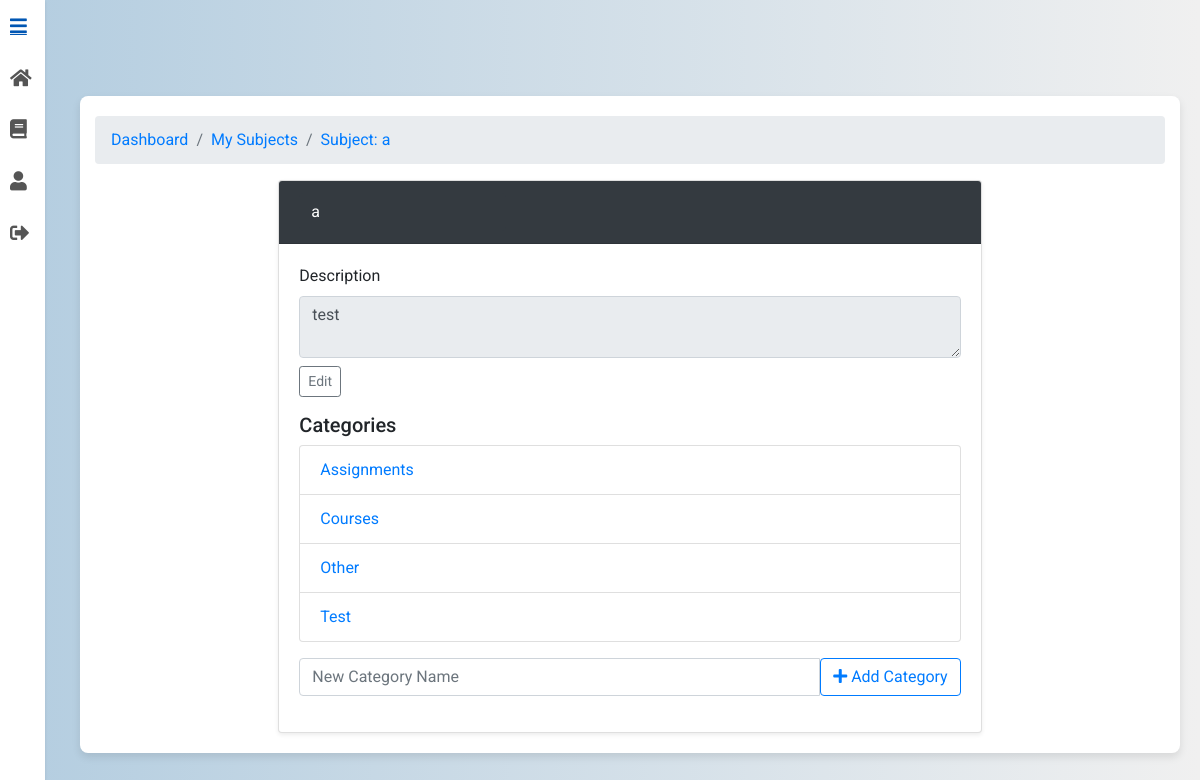
Page /subjects/subject/36/ (signed in) on the earlier database version.
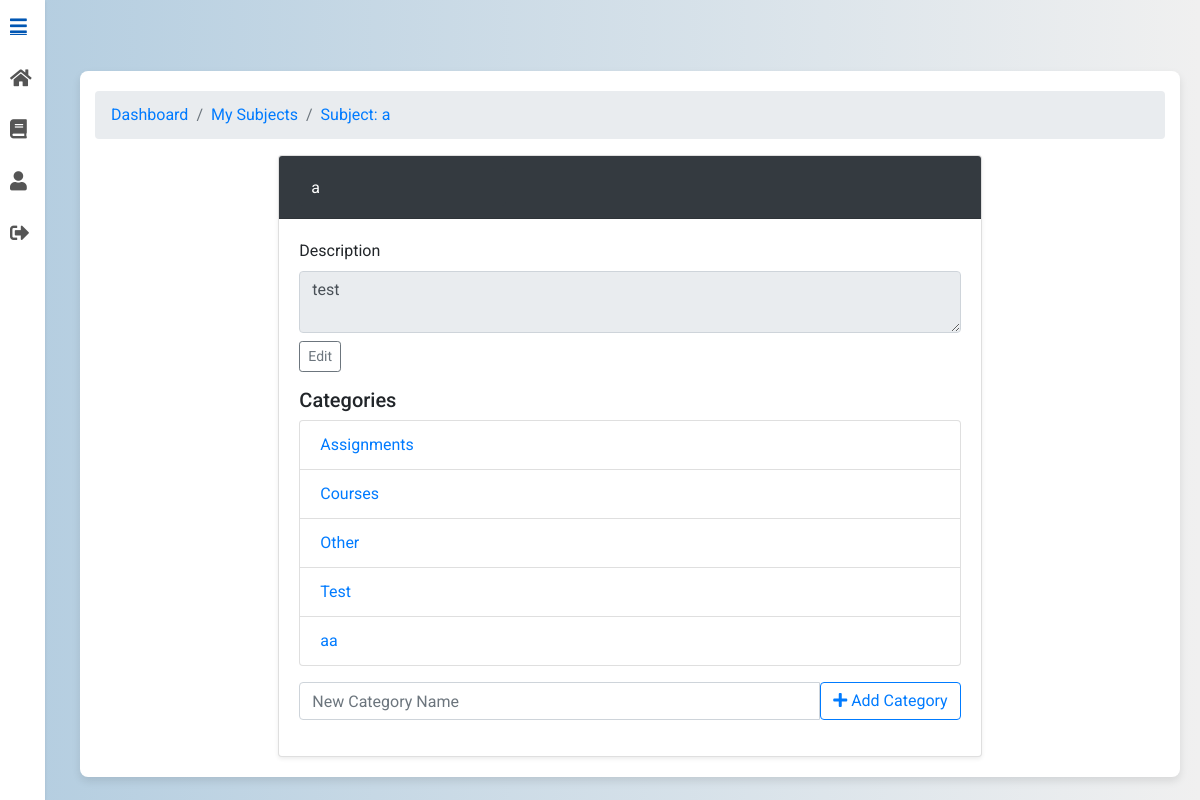
Same page on the later database version.
### subjects/models.py (models this page shows, shortened)
class Category(models.Model):
    subject = models.ForeignKey(Subject, related_name='categories', on_delete=models.CASCADE)
    name = models.CharField(max_length=255)
    parent = models.ForeignKey('self', null=True, blank=True, related_name='subcategories', on_delete=models.CASCADE)
    class Meta:
        unique_together = (('subject', 'name', 'parent'),)

### subjects/views.py (the view, shortened to what this page needs)
# urls.py: path("subject/<int:pk>/", SubjectDetailView.as_view(), name="subject_detail"),
class SubjectDetailView(LoginRequiredMixin, BreadcrumbMixin, DetailView):
    model = Subject
    template_name = "subject_detail.html"
    context_object_name = "subject"
    def get_breadcrumbs(self):
        if self.request.user.role == "professor":
            dashboard_url = reverse_lazy("users:professor_dashboard")
        elif self.request.user.role == "student":
            dashboard_url = reverse_lazy("users:student_dashboard")
        else:
            dashboard_url = reverse_lazy("users:login")
        return [
            ("Dashboard", dashboard_url),
            ("My Subjects", reverse_lazy("subjects:my_subjects")),
            (f"Subject: {self.object.name}", self.request.path),
        ]
    def get_context_data(self, **kwargs):
        context = super().get_context_data(**kwargs)
        context["categories"] = self.object.categories.filter(parent__isnull=True)
        return context

### UniGrading/mixin.py (called while the page is built)
    def get_context_data(self, **kwargs):
        context = super().get_context_data(**kwargs)
        context["breadcrumbs"] = self.get_breadcrumbs()
        return context

### subjects/templates/subject_detail.html (shortened to what this page needs)
{% extends 'base.html' %}
{% load static %}
{% load view_breadcrumbs %}
{% block content %}
<div class="container mt-5">
    <nav aria-label="breadcrumb">
        <ol class="breadcrumb">
            {% for name, url in breadcrumbs %}
                <li class="breadcrumb-item">
                    <a href="{{ url }}">{{ name }}</a>
                </li>
            {% endfor %}
        </ol>
    </nav>
    <div class="row justify-content-center">
        <div class="col-md-8">
            <div class="card shadow-sm no-hover-card">
                <div class="card-header bg-dark text-white d-flex justify-content-between align-items-center">
                    <div>
                        <input type="text" class="form-control bg-dark text-white border-0"
                               value="{{ subject.name }}" readonly id="subject-name">
                    </div>
                </div>
                <div class="card-body">
                    <div class="mb-3">
                        <label for="subject-description" class="form-label">Description</label>
                        <textarea id="subject-description" class="form-control" readonly>{{ subject.description }}</textarea>
                        <div class="mt-2">
                            <button class="btn btn-outline-secondary btn-sm" onclick="editDescription()">Edit</button>
                        </div>
                    </div>
                <h5>Categories</h5>
                <ul class="list-group mb-3" id="categories-list">
                    {% for category in categories %}
                        <li class="list-group-item d-flex justify-content-between align-items-center">
                            {% if category.name == "Assignments" %}
                                <a href="{% url 'assignments:assignment_list' subject.pk %}" class="text-decoration-none">
                                    {{ category.name }}
                                </a>
                            {% else %}
                                <a href="{% url 'subjects:category_detail' category.pk %}" class="text-decoration-none">
                                    {{ category.name }}
                                </a>
                            {% endif %}
                        </li>
                    {% empty %}
                        <li class="list-group-item text-muted">No categories available.</li>
                    {% endfor %}
                </ul>
                    <div class="input-group mb-3">
                        <input type="text" id="new-category-name" class="form-control" placeholder="New Category Name">
                        <button class="btn btn-outline-primary" type="button" onclick="addCategory()">
                            <i class="fas fa-plus"></i> Add Category
                        </button>
                    </div>
                </div>
            </div>
        </div>
    </div>
</div>
{% endblock %}

Differences in the rows shown:
added Category: name "aa"
